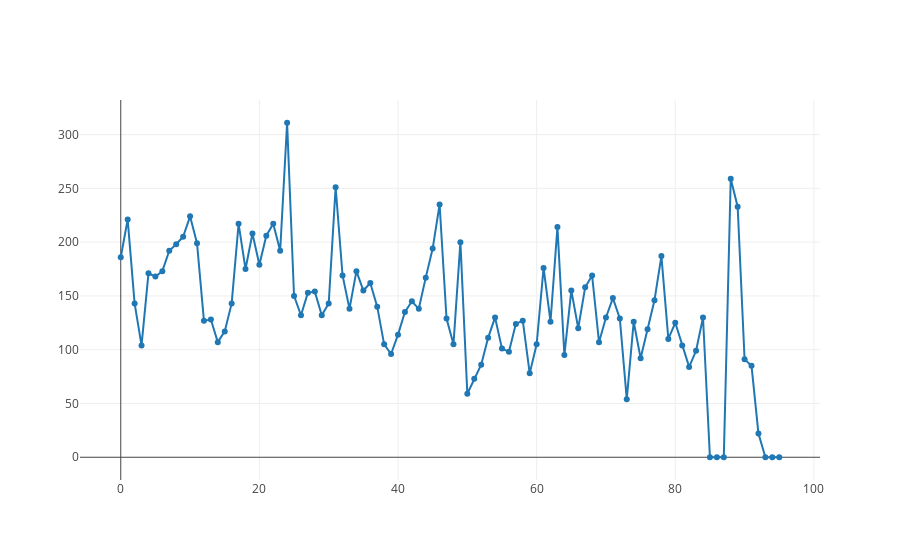

The code cell stored with this chart in its notebook:
### Code cell
console.log(time_series.sort())
openDigger.render.plotly([
        {y: time_series.map(d => d[2]) ,mode: 'lines+markers', name: 'activity'}
    ], );

### Figure 1 — Plotly figure (JSON) as saved in the notebook; plotly's stock layout.template omitted (floating-point values rounded to 4 significant figures)
{"data": [{"mode": "lines+markers", "name": "activity", "y": ["186", "221", "143", "104", "171", "168", "173", "192", "198", "205", "224", "199", "127", "128", "107", "117", "143", "217", "175", "208", "179", "206", "217", "192", "311", "150", "132", "153", "154", "132", "143", "251", "169", "138", "173", "155", "162", "140", "105", "96", "114", "135", "145", "138", "167", "194", "235", "129", "105", "200", "59", "73", "86", "111", "130", "101", "98", "124", "127", "78", "105", "176", "126", "214", "95", "155", "120", "158", "169", "107", "130", "148", "129", "54", "126", "92", "119", "146", "187", "110", "125", "104", "84", "99", "130", "0", "0", "0", "259", "233", "91", "85", "22", "0", "0", "0"]}], "layout": {}}
